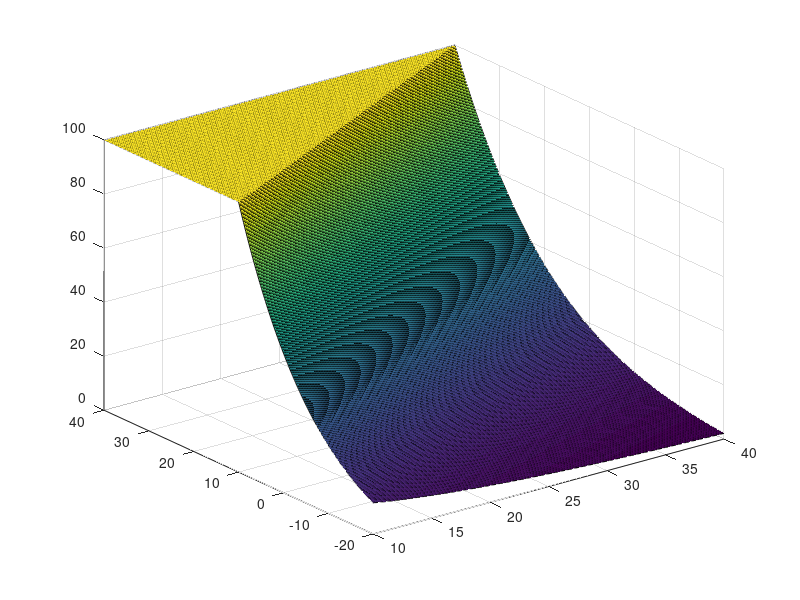

This chart was generated by the following MATLAB code:
T1 = 15;
T2 = 21;
Phi1 = 85;


SatVapPress1 = 6.122*exp(17.62*T1/(243.12+T1));
SatVapPress2 = 6.122*exp(17.62*T2/(243.12+T2));

Phi2 = (T2+273)*Phi1*SatVapPress1 / ((T1+273)*SatVapPress2)


%% graph results
T1 = -20:0.1:40;	% outside
T2 = 10:0.1:40;		% inside
Phi1 = 100;

clear Phi2
for tI1=1:length(T1)
	for tI2=1:length(T2)
		
		SatVapPress1 = 6.122*exp(17.62*T1(tI1)/(243.12+T1(tI1)));
		SatVapPress2 = 6.122*exp(17.62*T2(tI2)/(243.12+T2(tI2)));
		
		Phi2(tI1,tI2) = (T2(tI2)+273)*Phi1*SatVapPress1 / ((T1(tI1)+273)*SatVapPress2);
		
	end
end

%%
surf(T2,T1,min(Phi2,100))